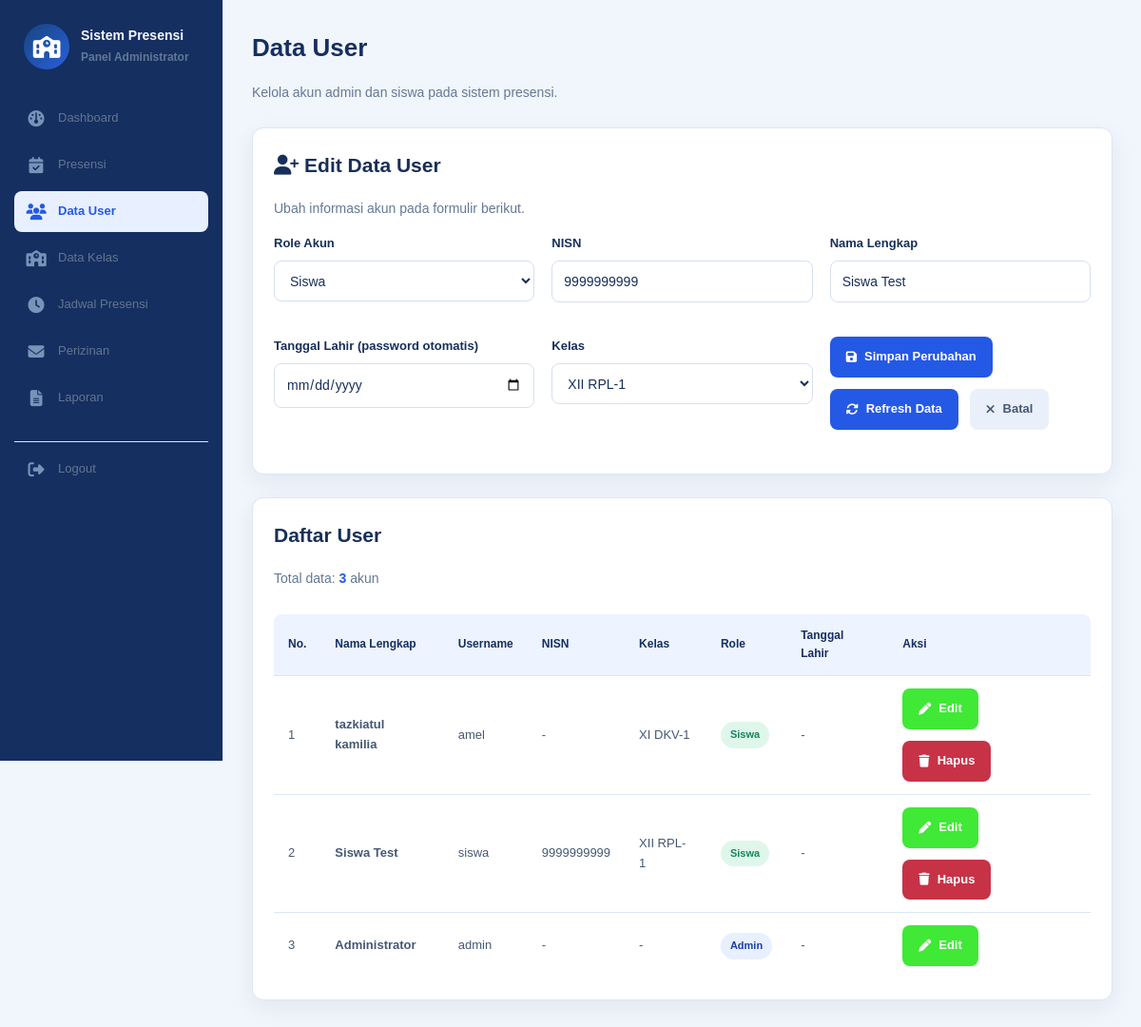
The app's page /admin/user/index.php?edit=2 (signed in) with its own data.
### tables this page shows
CREATE TABLE `users` (
  `id` int(11) NOT NULL,
  `nisn` varchar(20) DEFAULT NULL,
  `username` varchar(50) NOT NULL,
  `password` varchar(255) NOT NULL,
  `nama_lengkap` varchar(100) NOT NULL,
  `role` enum('admin','user') DEFAULT 'user',
  `id_kelas` int(11) DEFAULT NULL,
  `face_vector` text DEFAULT NULL,
  `created_at` timestamp NULL DEFAULT current_timestamp()
);

CREATE TABLE `kelas` (
  `id` int(11) NOT NULL,
  `nama_kelas` varchar(50) NOT NULL
);

### config/helper.php (called while the page is built, shortened)
<?php
function e($value): string
{
    return htmlspecialchars((string)$value, ENT_QUOTES, 'UTF-8');
}

### admin/user/index.php (the view, shortened to what this page needs)
<?php
require_once '../../config/database.php';
require_once '../../config/helper.php';
$edit = null;
function user_stmt(mysqli $conn, string $sql): mysqli_stmt {
    $stmt = mysqli_prepare($conn, $sql);
    return $stmt;
}
try {
    if (isset($_GET['edit'])) {
        $id = filter_var($_GET['edit'], FILTER_VALIDATE_INT);
        $st = user_stmt($conn, 'SELECT * FROM users WHERE id = ?');
        mysqli_stmt_bind_param($st, 'i', $id);
        mysqli_stmt_execute($st);
        $edit = mysqli_fetch_assoc(mysqli_stmt_get_result($st));
    }
} catch (Throwable $ex) {
    $error = 'Operasi gagal: ' . $ex->getMessage();
}
$kelas_result = mysqli_query($conn, 'SELECT id,nama_kelas FROM kelas ORDER BY nama_kelas ASC');
$users_result = mysqli_query($conn, 'SELECT u.*, k.nama_kelas FROM users u LEFT JOIN kelas k ON k.id = u.id_kelas ORDER BY u.id DESC');
$jumlah_user = $users_result ? mysqli_num_rows($users_result) : 0;
?>
<!DOCTYPE html>
<html lang="id">
<head>
    <link rel="stylesheet" href="../../assets/css/admin.css">
    <link rel="stylesheet"
          href="https://cdnjs.cloudflare.com/ajax/libs/font-awesome/6.5.2/css/all.min.css">
</head>
<body>
<header class="topbar">
    <div class="brand">
        <div class="brand-logo">
            <i class="fa-solid fa-school"></i>
        </div>
        <div class="brand-text">
            <strong>Sistem Presensi</strong>
            <span>Panel Administrator</span>
        </div>
    </div>
    <nav class="nav">
        <a href="../index.php">
            <i class="fa-solid fa-gauge"></i>
            Dashboard
        </a>
        <a href="../presensi/index.php">
            <i class="fa-solid fa-calendar-check"></i>
            Presensi
        </a>
        <a href="index.php" class="active">
            <i class="fa-solid fa-users"></i>
            Data User
        </a>
        <a href="../kelas/index.php">
            <i class="fa-solid fa-school"></i>
            Data Kelas
        </a>
        <a href="../jam_kerja/index.php">
            <i class="fa-solid fa-clock"></i>
            Jadwal Presensi
        </a>
        <a href="../perizinan/index.php">
            <i class="fa-solid fa-envelope"></i>
            Perizinan
        </a>
        <a href="../laporan/index.php">
            <i class="fa-solid fa-file-lines"></i>
            Laporan
        </a>
        <a href="../../auth/logout.php" class="logout-link">
            <i class="fa-solid fa-right-from-bracket"></i>
            Logout
        </a>
    </nav>
</header>
<main class="container">
    <section class="hero">
        <div>
            <h1>Data User</h1>
            <p>Kelola akun admin dan siswa pada sistem presensi.</p>
        </div>
    </section>
    <section class="card">
        <h2>
            <i class="fa-solid fa-user-plus"></i>
            <?= $edit ? 'Edit Data User' : 'Tambah User' ?>
        </h2>
        <p class="muted">
            <?= $edit
                ? 'Ubah informasi akun pada formulir berikut.'
                : 'Masukkan informasi akun baru pada formulir berikut.' ?>
        </p>
        <form method="POST" action="index.php">
            <div class="grid form-grid">
                <div class="form-group">
                    <label for="role">Role Akun</label>
                    <select name="role" id="role" onchange="toggleRole()">
                        <option value="user"
                            <?= ($edit['role'] ?? 'user') === 'user' ? 'selected' : '' ?>>
                            Siswa
                        </option>
                    </select>
                </div>
                <div class="form-group field-siswa">
                    <label for="nisn">NISN</label>
                    <input type="text" name="nisn" id="nisn"
                           value="<?= htmlspecialchars($edit['nisn'] ?? '', ENT_QUOTES, 'UTF-8') ?>"
                           placeholder="Masukkan NISN">
                </div>
                <div class="form-group">
                    <label for="nama_lengkap">Nama Lengkap</label>
                    <input type="text" name="nama_lengkap" id="nama_lengkap"
                           value="<?= htmlspecialchars($edit['nama_lengkap'] ?? '', ENT_QUOTES, 'UTF-8') ?>"
                           placeholder="Masukkan nama lengkap" required>
                </div>
           <div class="form-group field-siswa">
                <label>Tanggal Lahir (password otomatis)</label>
                <input type="date" name="tanggal_lahir" id="tanggal_lahir" value="<?= e($edit['tanggal_lahir'] ?? '') ?>">
            </div>
                <div class="form-group">
                    <label for="id_kelas">Kelas</label>
                    <select name="id_kelas" id="id_kelas">
                        <?php if ($kelas_result): ?>
                            <?php while ($kelas = mysqli_fetch_assoc($kelas_result)): ?>
                                <option value="<?= (int) $kelas['id'] ?>"
                                    <?= (int) ($edit['id_kelas'] ?? 0) === (int) $kelas['id']
                                        ? 'selected'
                                        : '' ?>>
                                    <?= htmlspecialchars($kelas['nama_kelas'], ENT_QUOTES, 'UTF-8') ?>
                                </option>
                            <?php endwhile; ?>
                        <?php endif; ?>
                    </select>
                </div>
            <div class="actions">
                <button type="submit" name="simpan" value="1" class="btn btn-add">
                    <i class="fa-solid fa-floppy-disk"></i>
                    <?= $edit ? 'Simpan Perubahan' : 'Tambah User' ?>
                </button>
        <div class="actions">
            <a href="index.php" class="btn btn-add">
                <i class="fa-solid fa-rotate"></i>
                Refresh Data
            </a>
        </div>
                <?php if ($edit): ?>
                    <a href="index.php" class="btn btn-secondary">
                        <i class="fa-solid fa-xmark"></i>
                        Batal
                    </a>
                <?php endif; ?>
            </div>
        </form>
    </section>
    <section class="card" style="margin-top: 24px;">
        <div class="hero">
            <div>
                <h2>Daftar User</h2>
                <p>Total data: <strong><?= $jumlah_user ?></strong> akun</p>
            </div>
        </div>
        <div class="table-responsive table-wrap">
            <table class="table">
                <thead>
                    <tr>
                        <th>No.</th>
                        <th>Nama Lengkap</th>
                        <th>Username</th>
                        <th>NISN</th>
                        <th>Kelas</th>
                        <th>Role</th>
                        <th>Tanggal Lahir</th>
                        <th>Aksi</th>
                    </tr>
                </thead>
                <tbody>
                    <?php if ($users_result && mysqli_num_rows($users_result) > 0): ?>
                        <?php $no = 1; ?>
                        <?php while ($user = mysqli_fetch_assoc($users_result)): ?>
                            <tr>
                                <td><?= $no++ ?></td>
                                <td>
                                    <strong>
                                        <?= htmlspecialchars($user['nama_lengkap'] ?? '-', ENT_QUOTES, 'UTF-8') ?>
                                    </strong>
                                </td>
                                <td>
                                    <?= htmlspecialchars($user['username'] ?? '-', ENT_QUOTES, 'UTF-8') ?>
                                </td>
                                <td>
                                    <?= htmlspecialchars($user['nisn'] ?? '-', ENT_QUOTES, 'UTF-8') ?>
                                </td>
                                <td>
                                    <?= htmlspecialchars($user['nama_kelas'] ?? '-', ENT_QUOTES, 'UTF-8') ?>
                                </td>
                                <td>
                                    <?php if (($user['role'] ?? '') === 'admin'): ?>
                                        <span class="badge badge-info">Admin</span>
                                    <?php else: ?>
                                        <span class="badge badge-success">Siswa</span>
                                    <?php endif; ?>
                                </td>
                                <td>
                                    <?= !empty($user['tanggal_lahir'])
                                        ? htmlspecialchars($user['tanggal_lahir'], ENT_QUOTES, 'UTF-8')
                                        : '-' ?>
                                </td>
                                <td>
                                    <div class="actions">
                                        <a href="index.php?edit=<?= (int) $user['id'] ?>"
                                           class="btn btn-edit">
                                            <i class="fa-solid fa-pen"></i>
                                            Edit
                                        </a>
                                        <?php if ((int) $user['id'] !== (int) ($_SESSION['user_id'] ?? $_SESSION['id'] ?? 0)): ?>
                                        <form method="POST" action="index.php" style="display:inline" onsubmit="return confirm('Yakin ingin menghapus user ini?')">
                                         <button type="submit" class="btn btn-delete">
                                            <i class="fa-solid fa-trash"></i>
                                            Hapus
                                         </button>
                                        </form>
                                        <?php endif; ?>
                                    </div>
                                </td>
                            </tr>
                        <?php endwhile; ?>
                    <?php endif; ?>
                </tbody>
            </table>
        </div>
    </section>
</main>
</body>
</html>

### records on screen
users: role "Siswa", nisn "9999999999", nama_lengkap "Siswa Test", id_kelas "XII RPL-1", username "siswa", id_kelas.nama_kelas "XII RPL-1"
users: nama_lengkap "tazkiatul kamilia", username "amel", nisn "-", id_kelas.nama_kelas "XI DKV-1", role "Siswa"
users: nama_lengkap "Administrator", username "admin", nisn "-", nama_kelas "-", role "Admin"

### other values on screen
$jumlah_user "3"
